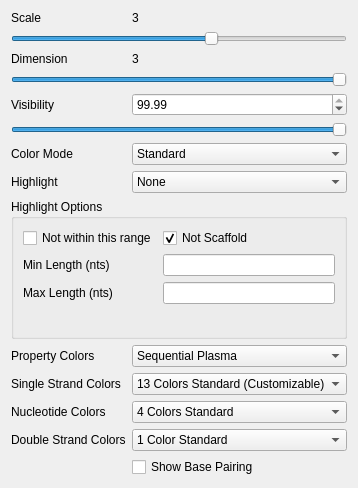
<?xml version="1.0" encoding="UTF-8"?>
<ui version="4.0">
 <class>SEAdenitaVisualModelPropertiesClass</class>
 <widget class="QWidget" name="SEAdenitaVisualModelPropertiesClass">
  <property name="geometry">
   <rect>
    <x>0</x>
    <y>0</y>
    <width>358</width>
    <height>488</height>
   </rect>
  </property>
  <property name="minimumSize">
   <size>
    <width>300</width>
    <height>100</height>
   </size>
  </property>
  <property name="windowTitle">
   <string/>
  </property>
  <layout class="QVBoxLayout" name="verticalLayout">
   <item>
    <layout class="QFormLayout" name="formLayout">
     <item row="0" column="0">
      <widget class="QLabel" name="label">
       <property name="text">
        <string>Scale</string>
       </property>
      </widget>
     </item>
     <item row="0" column="1">
      <widget class="QLabel" name="lblScale">
       <property name="text">
        <string>3</string>
       </property>
      </widget>
     </item>
     <item row="1" column="0" colspan="2">
      <widget class="QSlider" name="hslScale">
       <property name="maximum">
        <number>50</number>
       </property>
       <property name="singleStep">
        <number>1</number>
       </property>
       <property name="pageStep">
        <number>10</number>
       </property>
       <property name="value">
        <number>30</number>
       </property>
       <property name="sliderPosition">
        <number>30</number>
       </property>
       <property name="orientation">
        <enum>Qt::Horizontal</enum>
       </property>
       <property name="tickInterval">
        <number>1</number>
       </property>
      </widget>
     </item>
     <item row="2" column="0">
      <widget class="QLabel" name="label_3">
       <property name="text">
        <string>Dimension</string>
       </property>
      </widget>
     </item>
     <item row="2" column="1">
      <widget class="QLabel" name="lblDimension">
       <property name="text">
        <string>3</string>
       </property>
      </widget>
     </item>
     <item row="3" column="0" colspan="2">
      <widget class="QSlider" name="hslDimension">
       <property name="minimum">
        <number>100</number>
       </property>
       <property name="maximum">
        <number>300</number>
       </property>
       <property name="value">
        <number>300</number>
       </property>
       <property name="orientation">
        <enum>Qt::Horizontal</enum>
       </property>
      </widget>
     </item>
     <item row="4" column="0">
      <widget class="QLabel" name="label_2">
       <property name="text">
        <string>Visibility</string>
       </property>
      </widget>
     </item>
     <item row="4" column="1">
      <widget class="QDoubleSpinBox" name="spbVisibility">
       <property name="singleStep">
        <double>0.050000000000000</double>
       </property>
       <property name="value">
        <double>99.989999999999995</double>
       </property>
      </widget>
     </item>
     <item row="5" column="0" colspan="2">
      <widget class="QSlider" name="hslVisibility">
       <property name="value">
        <number>99</number>
       </property>
       <property name="orientation">
        <enum>Qt::Horizontal</enum>
       </property>
      </widget>
     </item>
     <item row="6" column="0">
      <widget class="QLabel" name="label_4">
       <property name="text">
        <string>Color Mode</string>
       </property>
      </widget>
     </item>
     <item row="6" column="1">
      <widget class="QComboBox" name="cbbPropertyColors">
       <item>
        <property name="text">
         <string>Standard</string>
        </property>
       </item>
       <item>
        <property name="text">
         <string>Melting Temperature</string>
        </property>
       </item>
       <item>
        <property name="text">
         <string>Gibbs Free Energy</string>
        </property>
       </item>
      </widget>
     </item>
     <item row="7" column="0">
      <widget class="QLabel" name="label_9">
       <property name="text">
        <string>Highlight</string>
       </property>
      </widget>
     </item>
     <item row="7" column="1">
      <widget class="QComboBox" name="cbbHighlight">
       <item>
        <property name="text">
         <string>None</string>
        </property>
       </item>
       <item>
        <property name="text">
         <string>Crossovers</string>
        </property>
       </item>
       <item>
        <property name="text">
         <string>GC Content</string>
        </property>
       </item>
       <item>
        <property name="text">
         <string>Tagged</string>
        </property>
       </item>
       <item>
        <property name="text">
         <string>Length</string>
        </property>
       </item>
       <item>
        <property name="text">
         <string>No Base</string>
        </property>
       </item>
       <item>
        <property name="text">
         <string>Unpaired Nucleotides</string>
        </property>
       </item>
      </widget>
     </item>
     <item row="10" column="0">
      <widget class="QLabel" name="label_5">
       <property name="text">
        <string>Property Colors</string>
       </property>
      </widget>
     </item>
     <item row="10" column="1">
      <widget class="QComboBox" name="cbbPropertyColorSchemes">
       <item>
        <property name="text">
         <string>Sequential Plasma</string>
        </property>
       </item>
       <item>
        <property name="text">
         <string>Diverging Autumn</string>
        </property>
       </item>
       <item>
        <property name="text">
         <string>Magic Colors</string>
        </property>
       </item>
      </widget>
     </item>
     <item row="11" column="0">
      <widget class="QLabel" name="label_6">
       <property name="text">
        <string>Single Strand Colors</string>
       </property>
      </widget>
     </item>
     <item row="11" column="1">
      <widget class="QComboBox" name="cbbSingleStrandColorScheme">
       <item>
        <property name="text">
         <string>13 Colors Standard (Customizable)</string>
        </property>
       </item>
       <item>
        <property name="text">
         <string>12 Colors Pastel</string>
        </property>
       </item>
       <item>
        <property name="text">
         <string>8 Colors Dark</string>
        </property>
       </item>
       <item>
        <property name="text">
         <string>8 Colors Pastel</string>
        </property>
       </item>
      </widget>
     </item>
     <item row="12" column="0">
      <widget class="QLabel" name="label_7">
       <property name="text">
        <string>Nucleotide Colors</string>
       </property>
      </widget>
     </item>
     <item row="12" column="1">
      <widget class="QComboBox" name="cbbNucleotideColorScheme">
       <item>
        <property name="text">
         <string>4 Colors Standard</string>
        </property>
       </item>
       <item>
        <property name="text">
         <string>4 Colors Dark</string>
        </property>
       </item>
       <item>
        <property name="text">
         <string>4 Colors Paired</string>
        </property>
       </item>
       <item>
        <property name="text">
         <string>2 Colors Pastel (Pyrimidine, Purine)</string>
        </property>
       </item>
      </widget>
     </item>
     <item row="13" column="0">
      <widget class="QLabel" name="label_8">
       <property name="text">
        <string>Double Strand Colors</string>
       </property>
      </widget>
     </item>
     <item row="13" column="1">
      <widget class="QComboBox" name="cbbDoulbeStrandColorScheme">
       <item>
        <property name="text">
         <string>1 Color Standard</string>
        </property>
       </item>
       <item>
        <property name="text">
         <string>2 Colors Pastel</string>
        </property>
       </item>
       <item>
        <property name="text">
         <string>4 Colors Dark</string>
        </property>
       </item>
       <item>
        <property name="text">
         <string>6 Colors Pastel</string>
        </property>
       </item>
       <item>
        <property name="text">
         <string>12 Colors Pastel</string>
        </property>
       </item>
      </widget>
     </item>
     <item row="14" column="1">
      <widget class="QCheckBox" name="chbShowBasePairing">
       <property name="text">
        <string>Show Base Pairing</string>
       </property>
      </widget>
     </item>
     <item row="8" column="0" colspan="2">
      <widget class="QGroupBox" name="gboHighlight">
       <property name="enabled">
        <bool>true</bool>
       </property>
       <property name="sizePolicy">
        <sizepolicy hsizetype="Expanding" vsizetype="Expanding">
         <horstretch>0</horstretch>
         <verstretch>0</verstretch>
        </sizepolicy>
       </property>
       <property name="minimumSize">
        <size>
         <width>0</width>
         <height>100</height>
        </size>
       </property>
       <property name="title">
        <string>Highlight Options</string>
       </property>
       <layout class="QVBoxLayout" name="verticalLayout_2">
        <item>
         <layout class="QFormLayout" name="formLayout_2">
          <item row="1" column="0">
           <widget class="QLabel" name="label_10">
            <property name="text">
             <string>Min Length (nts)</string>
            </property>
           </widget>
          </item>
          <item row="2" column="0">
           <widget class="QLabel" name="label_11">
            <property name="text">
             <string>Max Length (nts)</string>
            </property>
           </widget>
          </item>
          <item row="1" column="1">
           <widget class="QLineEdit" name="lneMinLen"/>
          </item>
          <item row="2" column="1">
           <widget class="QLineEdit" name="lneMax"/>
          </item>
          <item row="0" column="0">
           <widget class="QCheckBox" name="chkNotWithinRange">
            <property name="text">
             <string>Not within this range</string>
            </property>
           </widget>
          </item>
          <item row="0" column="1">
           <widget class="QCheckBox" name="chkNotScaffold">
            <property name="text">
             <string>Not Scaffold</string>
            </property>
            <property name="checked">
             <bool>true</bool>
            </property>
           </widget>
          </item>
         </layout>
        </item>
       </layout>
      </widget>
     </item>
    </layout>
   </item>
  </layout>
 </widget>
 <resources/>
 <connections>
  <connection>
   <sender>hslScale</sender>
   <signal>sliderMoved(int)</signal>
   <receiver>SEAdenitaVisualModelPropertiesClass</receiver>
   <slot>onSliderScaleChanged(int)</slot>
   <hints>
    <hint type="sourcelabel">
     <x>209</x>
     <y>56</y>
    </hint>
    <hint type="destinationlabel">
     <x>149</x>
     <y>80</y>
    </hint>
   </hints>
  </connection>
  <connection>
   <sender>hslVisibility</sender>
   <signal>sliderMoved(int)</signal>
   <receiver>SEAdenitaVisualModelPropertiesClass</receiver>
   <slot>onSliderVisibilityChanged(int)</slot>
   <hints>
    <hint type="sourcelabel">
     <x>242</x>
     <y>166</y>
    </hint>
    <hint type="destinationlabel">
     <x>6</x>
     <y>124</y>
    </hint>
   </hints>
  </connection>
  <connection>
   <sender>spbVisibility</sender>
   <signal>valueChanged(double)</signal>
   <receiver>SEAdenitaVisualModelPropertiesClass</receiver>
   <slot>onSpinboxVisibilityChanged(double)</slot>
   <hints>
    <hint type="sourcelabel">
     <x>420</x>
     <y>137</y>
    </hint>
    <hint type="destinationlabel">
     <x>149</x>
     <y>80</y>
    </hint>
   </hints>
  </connection>
  <connection>
   <sender>hslDimension</sender>
   <signal>sliderMoved(int)</signal>
   <receiver>SEAdenitaVisualModelPropertiesClass</receiver>
   <slot>onSliderDimensionChanged(int)</slot>
   <hints>
    <hint type="sourcelabel">
     <x>173</x>
     <y>108</y>
    </hint>
    <hint type="destinationlabel">
     <x>149</x>
     <y>80</y>
    </hint>
   </hints>
  </connection>
  <connection>
   <sender>cbbPropertyColors</sender>
   <signal>currentIndexChanged(int)</signal>
   <receiver>SEAdenitaVisualModelPropertiesClass</receiver>
   <slot>onPropertyColorsChanged(int)</slot>
   <hints>
    <hint type="sourcelabel">
     <x>334</x>
     <y>195</y>
    </hint>
    <hint type="destinationlabel">
     <x>149</x>
     <y>113</y>
    </hint>
   </hints>
  </connection>
  <connection>
   <sender>cbbPropertyColorSchemes</sender>
   <signal>currentIndexChanged(int)</signal>
   <receiver>SEAdenitaVisualModelPropertiesClass</receiver>
   <slot>onPropertyColorSchemeChanged(int)</slot>
   <hints>
    <hint type="sourcelabel">
     <x>420</x>
     <y>360</y>
    </hint>
    <hint type="destinationlabel">
     <x>149</x>
     <y>188</y>
    </hint>
   </hints>
  </connection>
  <connection>
   <sender>cbbSingleStrandColorScheme</sender>
   <signal>currentIndexChanged(int)</signal>
   <receiver>SEAdenitaVisualModelPropertiesClass</receiver>
   <slot>onSingleStrandColorSchemeChanged(int)</slot>
   <hints>
    <hint type="sourcelabel">
     <x>420</x>
     <y>389</y>
    </hint>
    <hint type="destinationlabel">
     <x>149</x>
     <y>188</y>
    </hint>
   </hints>
  </connection>
  <connection>
   <sender>cbbNucleotideColorScheme</sender>
   <signal>currentIndexChanged(int)</signal>
   <receiver>SEAdenitaVisualModelPropertiesClass</receiver>
   <slot>onNucleotideColorSchemeChanged(int)</slot>
   <hints>
    <hint type="sourcelabel">
     <x>420</x>
     <y>418</y>
    </hint>
    <hint type="destinationlabel">
     <x>430</x>
     <y>399</y>
    </hint>
   </hints>
  </connection>
  <connection>
   <sender>cbbDoulbeStrandColorScheme</sender>
   <signal>currentIndexChanged(int)</signal>
   <receiver>SEAdenitaVisualModelPropertiesClass</receiver>
   <slot>onDoubleStrandColorSchemeChanged(int)</slot>
   <hints>
    <hint type="sourcelabel">
     <x>420</x>
     <y>447</y>
    </hint>
    <hint type="destinationlabel">
     <x>432</x>
     <y>387</y>
    </hint>
   </hints>
  </connection>
  <connection>
   <sender>cbbHighlight</sender>
   <signal>currentIndexChanged(int)</signal>
   <receiver>SEAdenitaVisualModelPropertiesClass</receiver>
   <slot>onHighlightChanged(int)</slot>
   <hints>
    <hint type="sourcelabel">
     <x>419</x>
     <y>224</y>
    </hint>
    <hint type="destinationlabel">
     <x>428</x>
     <y>371</y>
    </hint>
   </hints>
  </connection>
  <connection>
   <sender>chbShowBasePairing</sender>
   <signal>toggled(bool)</signal>
   <receiver>SEAdenitaVisualModelPropertiesClass</receiver>
   <slot>onShowBasePairing(bool)</slot>
   <hints>
    <hint type="sourcelabel">
     <x>420</x>
     <y>474</y>
    </hint>
    <hint type="destinationlabel">
     <x>432</x>
     <y>326</y>
    </hint>
   </hints>
  </connection>
  <connection>
   <sender>lneMinLen</sender>
   <signal>textChanged(QString)</signal>
   <receiver>SEAdenitaVisualModelPropertiesClass</receiver>
   <slot>onMinLenChanged(QString)</slot>
   <hints>
    <hint type="sourcelabel">
     <x>304</x>
     <y>265</y>
    </hint>
    <hint type="destinationlabel">
     <x>432</x>
     <y>274</y>
    </hint>
   </hints>
  </connection>
  <connection>
   <sender>lneMax</sender>
   <signal>textChanged(QString)</signal>
   <receiver>SEAdenitaVisualModelPropertiesClass</receiver>
   <slot>onMaxLenChanged(QString)</slot>
   <hints>
    <hint type="sourcelabel">
     <x>260</x>
     <y>290</y>
    </hint>
    <hint type="destinationlabel">
     <x>428</x>
     <y>311</y>
    </hint>
   </hints>
  </connection>
  <connection>
   <sender>chkNotWithinRange</sender>
   <signal>toggled(bool)</signal>
   <receiver>SEAdenitaVisualModelPropertiesClass</receiver>
   <slot>onNotWithinRangeChanged(bool)</slot>
   <hints>
    <hint type="sourcelabel">
     <x>216</x>
     <y>267</y>
    </hint>
    <hint type="destinationlabel">
     <x>216</x>
     <y>260</y>
    </hint>
   </hints>
  </connection>
  <connection>
   <sender>chkNotScaffold</sender>
   <signal>toggled(bool)</signal>
   <receiver>SEAdenitaVisualModelPropertiesClass</receiver>
   <slot>onNotScaffoldChanged(bool)</slot>
   <hints>
    <hint type="sourcelabel">
     <x>294</x>
     <y>267</y>
    </hint>
    <hint type="destinationlabel">
     <x>216</x>
     <y>260</y>
    </hint>
   </hints>
  </connection>
 </connections>
 <slots>
  <slot>onSliderScaleChanged(int)</slot>
  <slot>onSliderVisibilityChanged(int)</slot>
  <slot>onSpinboxVisibilityChanged(double)</slot>
  <slot>onDiscreteSliderScaleChanged(int)</slot>
  <slot>onSliderDimensionChanged(int)</slot>
  <slot>onPropertyColorsChanged(int)</slot>
  <slot>onPropertyColorSchemeChanged(int)</slot>
  <slot>onSingleStrandColorSchemeChanged(int)</slot>
  <slot>onNucleotideColorSchemeChanged(int)</slot>
  <slot>onDoubleStrandColorSchemeChanged(int)</slot>
  <slot>onHighlightChanged(int)</slot>
  <slot>onShowBasePairing(bool)</slot>
  <slot>onMinLenChanged(QString)</slot>
  <slot>onMaxLenChanged(QString)</slot>
  <slot>onNotWithinRangeChanged(bool)</slot>
  <slot>onNotScaffoldChanged(bool)</slot>
 </slots>
</ui>
